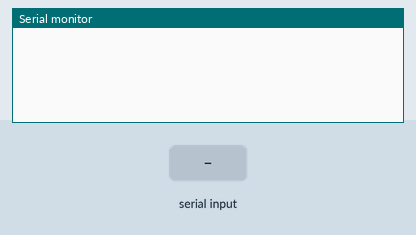
The sketch below on a simulated Arduino Uno, built with avr-gcc and run on an emulated ATmega328P. Parts: the last lines printed to the serial monitor. The inputs (shaded band) are chosen by the test bench. The modem accepts every AT command (registered, SIM ready, sends succeed) and sends nothing else.

Above: at 1.2 s.
1.3 s: "ATA\n" received over Serial
At 1.9 s:
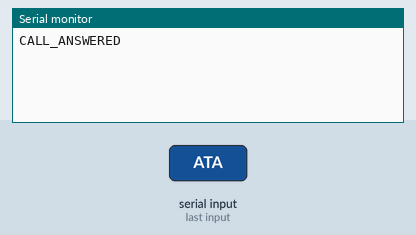
2.8 s: "ATH\n" received over Serial
At 4.2 s:
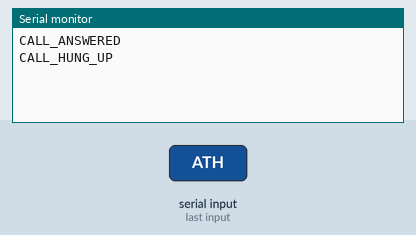

Measured:
- after the input at 1.3 s, the serial monitor: prints a new line at once (image 1)
- after the input at 2.8 s, the serial monitor: prints a new line at once (image 2)

The sketch:

ardiuno_modem_with_python_ino_4.ino
```cpp
#include <SoftwareSerial.h>

SoftwareSerial sim800(3, 2); // RX, TX
String inputString = "";

void setup() {
  Serial.begin(9600);     // ارتباط با پایتون
  sim800.begin(9600);     // ارتباط با SIM800
}

void loop() {
  // خواندن فرمان از پایتون
  while (Serial.available()) {
    char c = Serial.read();
    if (c == '\n') {
      inputString.trim();  // حذف کاراکترهای اضافی
      processCommand(inputString);
      inputString = "";
    } else {
      inputString += c;
    }
  }
}

void processCommand(String command) {
  if (command == "ATA") {
    sim800.println("ATA");  // پاسخ به تماس
    Serial.println("CALL_ANSWERED");
  }
  else if (command == "ATH") {
    sim800.println("ATH");  // قطع تماس
    Serial.println("CALL_HUNG_UP");
  }
}
```
